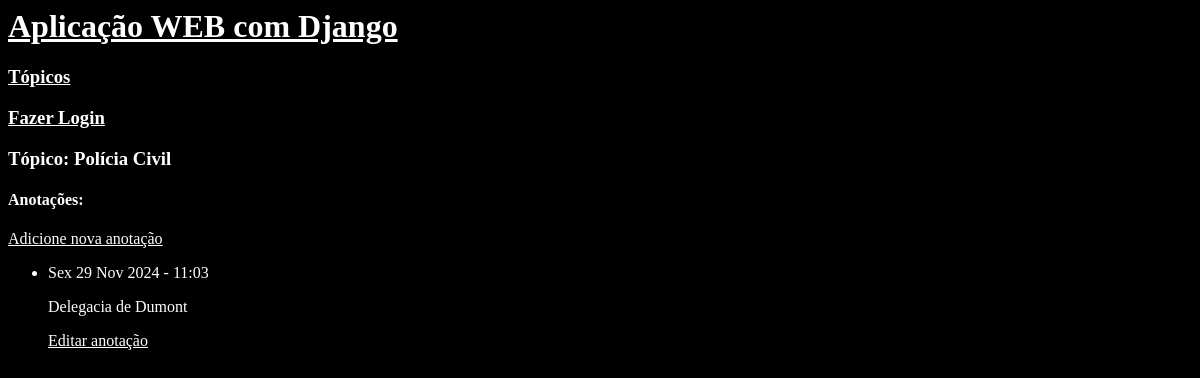
The page /topics/2/ on the database as committed earlier.
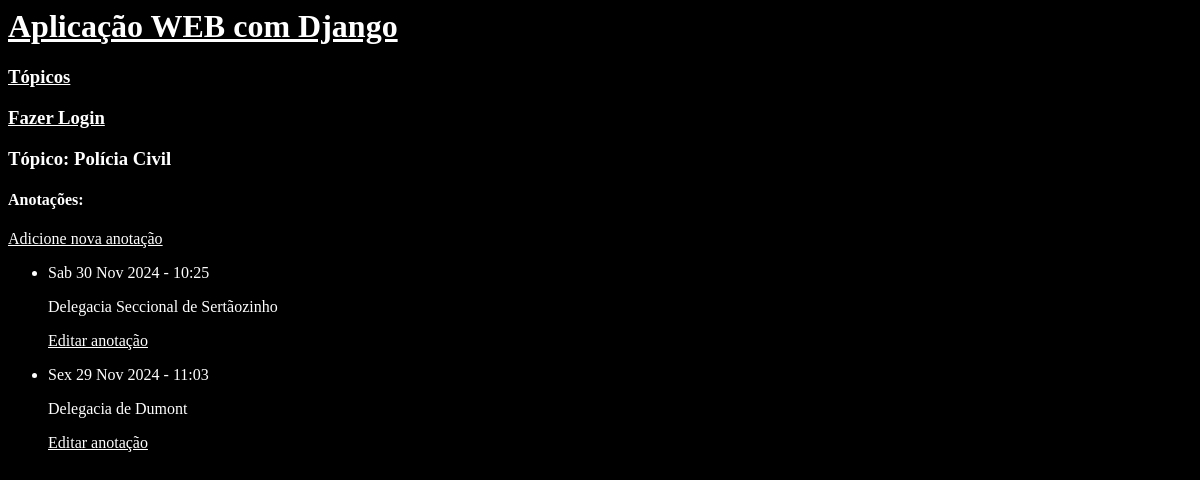
The same page on the database as committed later.
### aplicacaoweb01/models.py (models this page shows, shortened)
class Entry(models.Model):
    topic = models.ForeignKey(Topic, on_delete=models.CASCADE)
    text = models.TextField()
    date_added = models.DateTimeField(auto_now_add=True)
    class Meta:
        verbose_name_plural = 'entries'

### aplicacaoweb01/views.py (the view)
# urls.py: path('topics/<topic_id>/', views.topic, name='topic'),
def topic(request, topic_id):
    topic = Topic.objects.get(id = topic_id)
    entries = topic.entry_set.order_by('-date_added') # type: ignore
    context = {'topic': topic, 'entries': entries}
    return render(request, 'aplicacaoweb01/topic.html', context)

### aplicacaoweb01/models.py (called while the page is built)
    def __str__(self):
        return self.text

### aplicacaoweb01/templates/aplicacaoweb01/topic.html
{% extends "aplicacaoweb01/base.html" %}
{% block content %}
    <h3>Tópico: {{ topic }}</h3>
    <h4>Anotações: </h4>
    <p>
        <a href="{% url 'new_entry' topic.id %}">Adicione nova anotação</a>
    </p>
    <ul>
        {% for entry in entries %}
        <li>
            <p>{{ entry.date_added | date:'D d M Y - H:i'}}</p>
            <p>{{ entry.text | linebreaks }}</p>
            <p>
                <a href="{% url 'edit_entry' entry.id %}">Editar anotação</a>
            </p>
        </li>
        {% empty %}
        <li>
            Não há registro.
        </li>
        {% endfor %}
    </ul>
{% endblock content %}

Rows that differ between the two databases and show on the page:
added Entry: date_added "Sab 30 Nov 2024 - 10:25", text "Delegacia Seccional de Sertãozinho"
